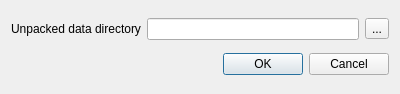
<?xml version="1.0" encoding="UTF-8"?>
<ui version="4.0">
 <class>DataPathsDialog</class>
 <widget class="QDialog" name="DataPathsDialog">
  <property name="geometry">
   <rect>
    <x>0</x>
    <y>0</y>
    <width>400</width>
    <height>94</height>
   </rect>
  </property>
  <property name="windowTitle">
   <string>Dialog</string>
  </property>
  <layout class="QVBoxLayout" name="verticalLayout">
   <item>
    <layout class="QHBoxLayout" name="horizontalLayout">
     <item>
      <widget class="QLabel" name="label">
       <property name="text">
        <string>Unpacked data directory</string>
       </property>
      </widget>
     </item>
     <item>
      <widget class="QLineEdit" name="unpackPathTxt"/>
     </item>
     <item>
      <widget class="QToolButton" name="selectUnpackedDir">
       <property name="text">
        <string>...</string>
       </property>
      </widget>
     </item>
    </layout>
   </item>
   <item>
    <widget class="QDialogButtonBox" name="buttonBox">
     <property name="orientation">
      <enum>Qt::Horizontal</enum>
     </property>
     <property name="standardButtons">
      <set>QDialogButtonBox::Cancel|QDialogButtonBox::Ok</set>
     </property>
    </widget>
   </item>
  </layout>
 </widget>
 <resources/>
 <connections>
  <connection>
   <sender>buttonBox</sender>
   <signal>accepted()</signal>
   <receiver>DataPathsDialog</receiver>
   <slot>accept()</slot>
   <hints>
    <hint type="sourcelabel">
     <x>248</x>
     <y>254</y>
    </hint>
    <hint type="destinationlabel">
     <x>157</x>
     <y>274</y>
    </hint>
   </hints>
  </connection>
  <connection>
   <sender>buttonBox</sender>
   <signal>rejected()</signal>
   <receiver>DataPathsDialog</receiver>
   <slot>reject()</slot>
   <hints>
    <hint type="sourcelabel">
     <x>316</x>
     <y>260</y>
    </hint>
    <hint type="destinationlabel">
     <x>286</x>
     <y>274</y>
    </hint>
   </hints>
  </connection>
 </connections>
</ui>
